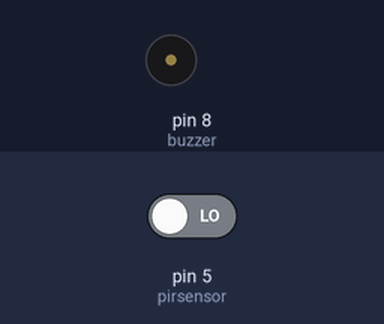
This sketch was run on a simulated Arduino Uno, built with avr-gcc and run on an emulated ATmega328P. On the bench: buzzer (waves = sounding). The inputs (shaded band) are chosen by the test bench; at power-on: pin 5 (pirsensor) LOW.

Above: at 1.2 s.
1.3 s: pin 5 (pirsensor) driven HIGH
At 1.7 s:
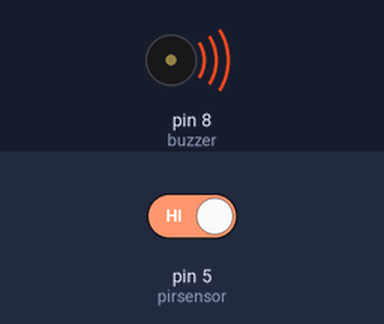
4.3 s: pin 5 (pirsensor) driven LOW
At 5.5 s:
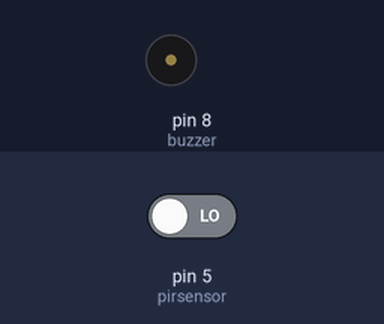
Timing chart, 0 to 7.3 s (numbered marks = the images above; inputs shaded):
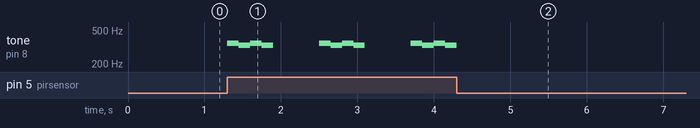

The sketch:

guvenlik_sensoru.ino
```cpp
int pirsensor=5;
int led1=7;
int led2=6;
int buzzer=8;
int hareket;
int fa = 350;
int mi = 331;

void setup() {
 pinMode(pirsensor,INPUT);

}

void loop() {
hareket=digitalRead(pirsensor);
if (hareket == HIGH)
{


  tone(buzzer, fa);
  delay(150);
  noTone(buzzer);
  tone(buzzer, mi);
  delay(150);
  noTone(buzzer);
  tone(buzzer, fa);
  delay(150);
  noTone(buzzer);
  tone(buzzer, mi);
  delay(150);
  noTone(buzzer);
  digitalWrite(7,HIGH);
  delay(300);
  digitalWrite(7,LOW);
  digitalWrite(6,HIGH);
  delay(300);
  digitalWrite(6,LOW);

  tone(buzzer, fa);
  delay(150);
  noTone(buzzer);
  tone(buzzer, mi);
  delay(150);
  noTone(buzzer);
  tone(buzzer, fa);
  delay(150);
  noTone(buzzer);
  tone(buzzer, mi);
  delay(150);
  noTone(buzzer);
  digitalWrite(7,HIGH);
  delay(300);
  digitalWrite(7,LOW);
  digitalWrite(6,HIGH);
  delay(300);
  digitalWrite(6,LOW);

  tone(buzzer, fa);
  delay(150);
  noTone(buzzer);
  tone(buzzer, mi);
  delay(150);
  noTone(buzzer);
  tone(buzzer, fa);
  delay(150);
  noTone(buzzer);
  tone(buzzer, mi);
  delay(150);
  noTone(buzzer);
  digitalWrite(7,HIGH);
  delay(300);
  digitalWrite(7,LOW);
  digitalWrite(6,HIGH);
  delay(300);
  digitalWrite(6,LOW);


  }


}
```

Measured:
- after the input at 1.3 s, tone on pin 8 (buzzer): silent → 350 Hz at once, then repeats every 1.2 s: 331 Hz 0.15 s, 350 Hz 0.15 s, 331 Hz 0.15 s, silent 0.60 s, 350 Hz 0.15 s
- after the input at 4.3 s, tone on pin 8 (buzzer): goes on until 4.3 s, then stays silent
